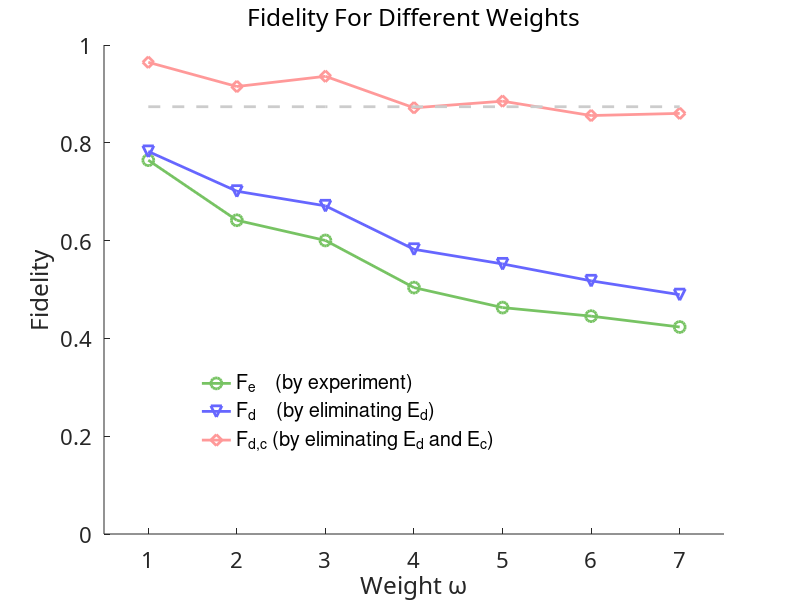

This figure's MATLAB source:
clear;

%% Number of Experiments
qubits = 7;
Number = 4^qubits-1; % 16383
N = 1656;
Distribution = [3 22 101 272 505 524 229]; % sum is 1656

%% Typical time and decoherence for each order of coherence
T(1) = 2e-3;  Dec(1) = 0.811; %0.813;
T(2) = 26e-3; Dec(2) = 0.766; %0.760;
T(3) = 34e-6; Dec(3) = 0.717; %0.715;
T(4) = 49e-6; Dec(4) = 0.668; %0.642;
T(5) = 53e-6; Dec(5) = 0.624; %0.621;
T(6) = 55e-6; Dec(6) = 0.605; %0.586;
T(7) = 60e-6; Dec(7) = 0.569; %0.548;

%% Calibration
Mean_Cali(1) = 0.9772;
Std_Cali(1) = 0.0236;

Mean_Cali(2) = 0.9153;
Std_Cali(2) = 0.0290;

Mean_Cali(3) = 0.8945;
Std_Cali(3) = 0.0386;

Mean_Cali(4) = 0.8655;
Std_Cali(4) = 0.0249;

Mean_Cali(5) = 0.8383;
Std_Cali(5) = 0.0412;

Mean_Cali(6) = 0.8605;
Std_Cali(6) = 0.0304;

Mean_Cali(7) = 0.8649;
Std_Cali(7) = 0.0310;

%% Final
Mean_Dec(1) = 0.7645; Mean_Fin(1) = Mean_Dec(1)/Mean_Cali(1); %0.9404;
Std_Dec(1) = 0.0120; Std_Fin(1) = 0.0148;

Mean_Dec(2) = 0.6416; Mean_Fin(2) = Mean_Dec(2)/Mean_Cali(2); % 0.8442;
Std_Dec(2) = 0.0428; Std_Fin(2) = 0.0563;

Mean_Dec(3) = 0.6003; Mean_Fin(3) = Mean_Dec(3)/Mean_Cali(3); %0.8396;
Std_Dec(3) = 0.0373; Std_Fin(3) = 0.0522;

Mean_Dec(4) = 0.5039; Mean_Fin(4) = Mean_Dec(4)/Mean_Cali(4); %0.7849;
Std_Dec(4) = 0.0287; Std_Fin(4) = 0.0447;

Mean_Dec(5) = 0.4630; Mean_Fin(5) = Mean_Dec(5)/Mean_Cali(5); %0.7456;
Std_Dec(5) = 0.0275; Std_Fin(5) = 0.0443;

Mean_Dec(6) = 0.4455; Mean_Fin(6) = Mean_Dec(6)/Mean_Cali(6); %0.7603;
Std_Dec(6) = 0.0226; Std_Fin(6) = 0.0386;

Mean_Dec(7) = 0.4233; Mean_Fin(7) = Mean_Dec(7)/Mean_Cali(7); %0.7725;
Std_Dec(7) = 0.0247; Std_Fin(7) = 0.0450;

Fin = Mean_Fin./Dec;
Fin_Std = Std_Dec./Mean_Cali;

Fidelity = 0;
Decoherence = 0;
Fd = 0;
for ii = 1:7
    Fidelity = Distribution(ii)*Fin(ii)+Fidelity;
    Decoherence = Distribution(ii)*Dec(ii)+Decoherence;
    Fd = Distribution(ii)*Mean_Fin(ii)+Fd;
end
Fidelity = Fidelity/N;
Decoherence = Decoherence/N;
Fd = Fd/N;
% Fidelity = 0;
% for ii = 1:7
%     Fidelity = Distribution(ii)*(1-Mean_Cali(ii))+Fidelity;
% end
% Fidelity = Fidelity/N

for ii = 1:7
    FF(ii) = Fidelity;
end

plot(Mean_Dec,'b-o','Linewidth',2,'Color',[0.4667 0.7647 0.3882],'MarkerSize',8)
hold on
plot(Mean_Fin,'r-v','Linewidth',2,'Color',[0.4 0.4 1],'MarkerSize',8)
hold on
plot(Fin,'g-d','Linewidth',2,'Color',[1 0.6 0.6],'MarkerSize',8)
hold on
%plot(Mean_Cali,'k-s')
plot(FF,'k--','Linewidth',2,'Color',[0.8 0.8 0.8])

fontsize = 16;
fontsize_legend = 14;


title({'Fidelity For Different Weights'},'FontWeight','normal','FontSize',fontsize,...
   'FontName','Calibri',...
   'FontAngle','normal');

xlabel({'Weight \omega'},'FontWeight','normal','FontSize',18,...
    'FontName','Calibri');

ylabel({'Fidelity'},'FontWeight','normal','FontSize',18,...
    'FontName','Calibri');

legend('F_e    (by experiment) ','F_d    (by eliminating E_d)','F_{d,c} (by eliminating E_d and E_c)');
set(legend,'box','off','EdgeColor',[1 0.8 0],'YColor',[1 0.8 0],'XColor',[1 0.8 0],...
    'LineWidth',2,...
    'FontWeight','normal','FontSize',fontsize_legend,'Position',[0.2396 0.235 0.2031 0.1346]);

set(gca,'box','off','Xlim',[0.5 7.5],'Ylim',[0 1],'XTick',[1:1:7],'XTickLabel',{'1','2','3','4','5','6','7'},'FontName','Calibri','FontSize',fontsize);